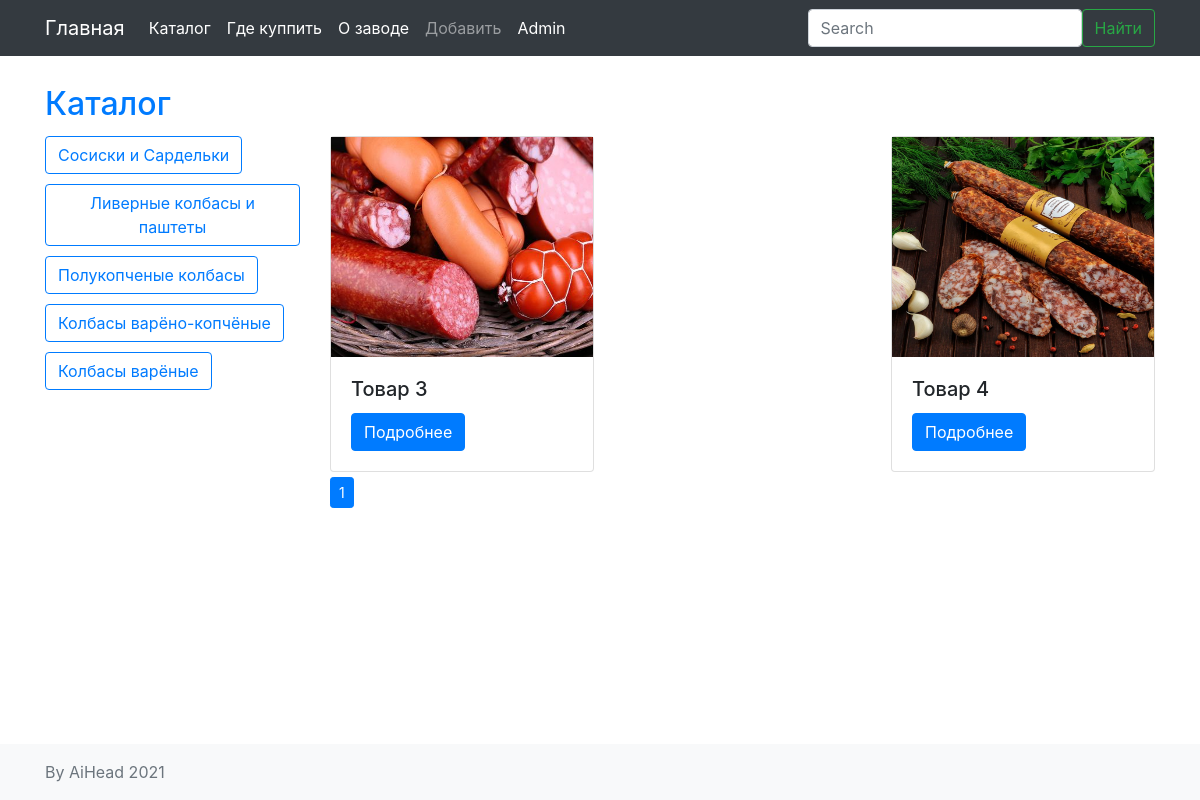
The app's page /blog/?slug=Ливерные-колбасы-и-паштеты (signed in), older data.
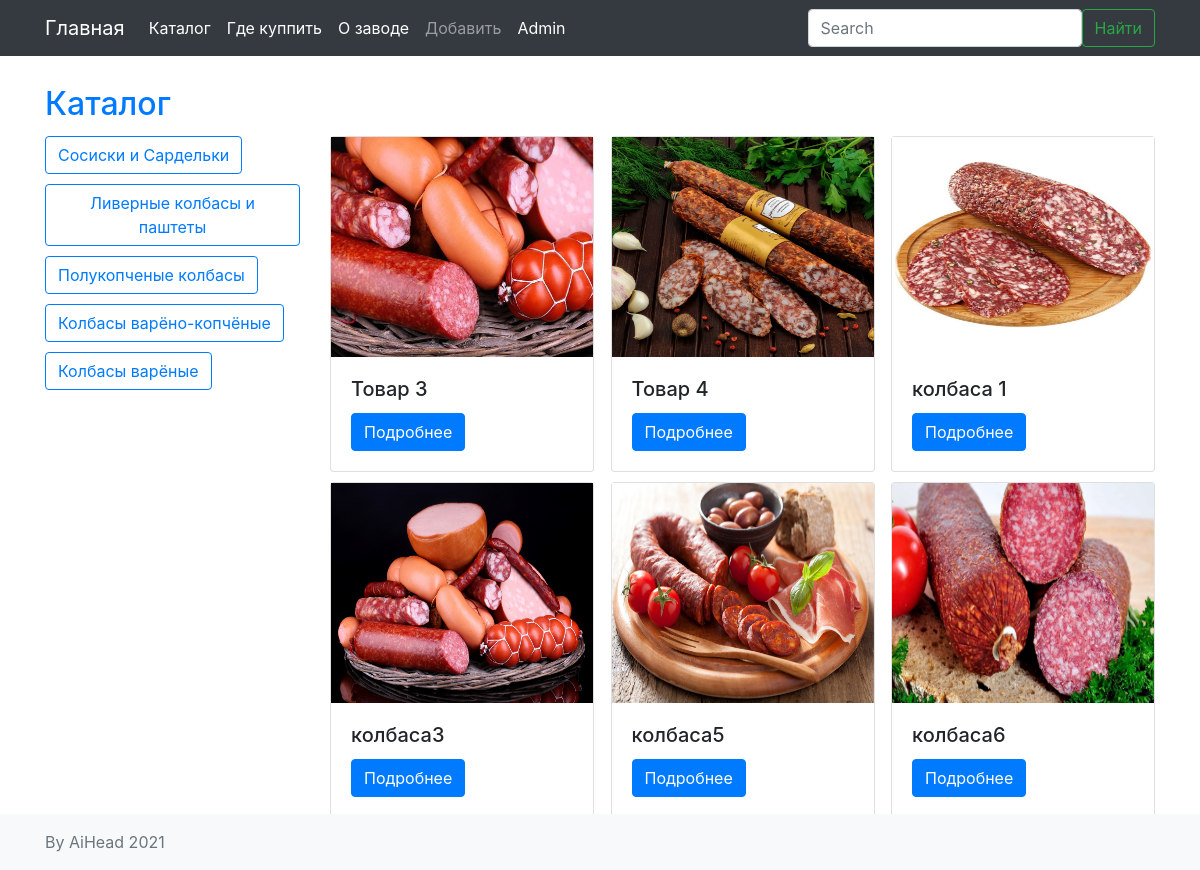
The same page, newer data.
### models.py (models this page shows, shortened)
class Tag(db.Model):
    id = db.Column(db.Integer, primary_key=True)
    name = db.Column(db.String(100))
    slug = db.Column(db.String(140), unique=True)
    image = db.Column(db.String(150), default='')
    subtitle = db.Column(db.Text)

class Post(db.Model):
    id = db.Column(db.Integer, primary_key=True)
    title = db.Column(db.String(140))
    slug = db.Column(db.String(140), unique=True)
    body = db.Column(db.Text)
    image = db.Column(db.String(150), default='')
    created = db.Column(db.DateTime, default=datetime.now())
    tags = db.relationship('Tag', secondary=post_tags, backref=db.backref('posts', lazy='dynamic'))

### posts/blueprint.py (the view)
@posts.route('/')
def index(*args, **kwargs):
    q = request.args.get('q')
    page = request.args.get('page')
    s = request.args.get('slug')
    tags = Tag.query.all()
    if page and page.isdigit():
        page = int(page)
    else:
        page = 1
    if q:
        posts = Post.query.filter(Post.title.contains(q) | Post.body.contains(q))  # .all()
    else:
        posts = Post.query.order_by(Post.created.desc())
    if s:
        tag = Tag.query.filter(Tag.slug == s).first_or_404()
        posts = tag.posts
    pages = posts.paginate(page=page, per_page=6)
    return render_template('posts/index.html', posts=posts, pages=pages, tags=tags,)

### posts/templates/posts/index.html (shortened to what this page needs)
{% extends 'base.html' %}
{% block content_title %}
    <div class="cat-dtn">
        <a href="{{ url_for('posts.index') }}">Каталог</a>
    </div>
{% endblock %}
{% block content %}
<div class="row">
    <div class="col-md-3">
        {% for t in tags %}
           <a type="button" class="btn btn-outline-primary tag-list" href="{{ url_for('posts.index', slug=t.slug) }}">{{t.name}}</a><br>
        {% endfor %}
    </div>
    <div class="col-md-9">
            <div class="cards_content">
                {% for post in pages.items %}
                    <div class="card" style="width: 16.5rem;">
                        {% if post.image %}
                            <img src="../static/image/{{post.image}}" style="height:220px;" alt="Image">
                        {% endif %}
                      <div class="card-body">
                        <h5 class="card-title">{{ post.title }}</h5>
                        <a href="{{ url_for('posts.post_detail', slug=post.slug) }}" class="btn btn-primary">Подробнее</a>
                      </div>
                    </div>
                {% endfor %}
            </div>
        <nav>
          <ul class="pagination pagination-sm">
              {% for page in pages.iter_pages() %}
                <li {% if page == pages.page %} class="page-item active" {% endif %} aria-current="page">
                    <a href="./?page={{ page }}"> <span class="page-link">{{ page }}</span></a>
                </li>
              {% endfor %}
          </ul>
        </nav>
    </div>
</div>
{% endblock %}

### templates/base.html (shortened to what this page needs)
<!DOCTYPE html>
<html lang="en">
<head>
    <link rel="stylesheet" href="https://stackpath.bootstrapcdn.com/bootstrap/4.5.2/css/bootstrap.min.css">
    <link rel="stylesheet" href="https://cdn.jsdelivr.net/npm/bootstrap-icons@1.4.1/font/bootstrap-icons.css">
    <link rel="stylesheet" href="{{ url_for('static', filename='css/style.css') }}">
</head>
<body>
<main class="flex-shrink-0">
    <nav class="navbar navbar-expand-md navbar-dark fixed-top bg-dark ">
        <div class="container" id="top_nav">
            <a class="navbar-brand" href=" {{ url_for('index') }}">Главная</a>
            <div class="collapse navbar-collapse " id="navbarCollapse">
                <ul class="navbar-nav me-auto mb-2 mb-md-0">
                    <li class="nav-item">
                        <a class="nav-link active" aria-current="page" href="{{ url_for('posts.index') }}">Каталог</a>
                    </li>
                    <li class="nav-item">
                        <a class="nav-link active" aria-current="page" href="{{url_for('where')}}">Где куппить</a>
                    </li>
                    <li class="nav-item">
                        <a class="nav-link active" aria-current="page" href="{{url_for('about')}}">О заводе</a>
                    </li>
                    <li class="nav-item">
                        {% if current_user.has_role('admin') %}
                        <a class="nav-link" href="{{ url_for('adm') }}">Добавить</a> {% endif %}
                    </li>
                    <li class="nav-item">
                        {% if current_user.has_role('admin') %}
                        <a class="nav-link active" aria-current="page" href="/admin">Admin</a> {% endif %}
                    </li>
                </ul>
                <form class="d-flex search_form" method="GET">
                    <input class="form-control me-2" type="search" placeholder="Search" aria-label="Search" name="q" value="{{ request.args.get('q', '') }}">
                    <button class="btn btn-outline-success" type="submit">Найти</button>
                </form>
            </div>
        </div>
    </nav>
    <div class="container">
        <div class="row" style="margin-top:55px;">
            <div class="col-md-12">
                <h2>
                    {% block content_title %}
                    {% endblock %}
                </h2>
                {% block content %}
                {% endblock %}
            </div>
        </div>
    </div>
</main>
<footer class="footer fixed-bottom mt-auto py-3 bg-light">
    <div class="container">
        <span class="text-muted">By AiHead 2021</span>
    </div>
</footer>
</body>
</html>

### static/css/style.css (style rules this page uses)
#navbarCollapse { display: flex; justify-content: space-between; }
main .cat-dtn { margin-top: 30px; }
main .cat-dtn a { text-decoration: none; }
main .tag-list { margin: 5px 0; }
main .cards_content { display: flex; flex-wrap: wrap; justify-content: space-between; }
main .cards_content .card { margin: 5px 0; }
footer { position: relative bottom; }

Row changes from the older to the newer data that the page shows:
added Post: image (picture), title "колбаса 1"
added Post: image (picture), title "колбаса3"
added Post: image (picture), title "колбаса5"
added Post: image (picture), title "колбаса6"
Text that changed along with them:
list line gone: "1"
